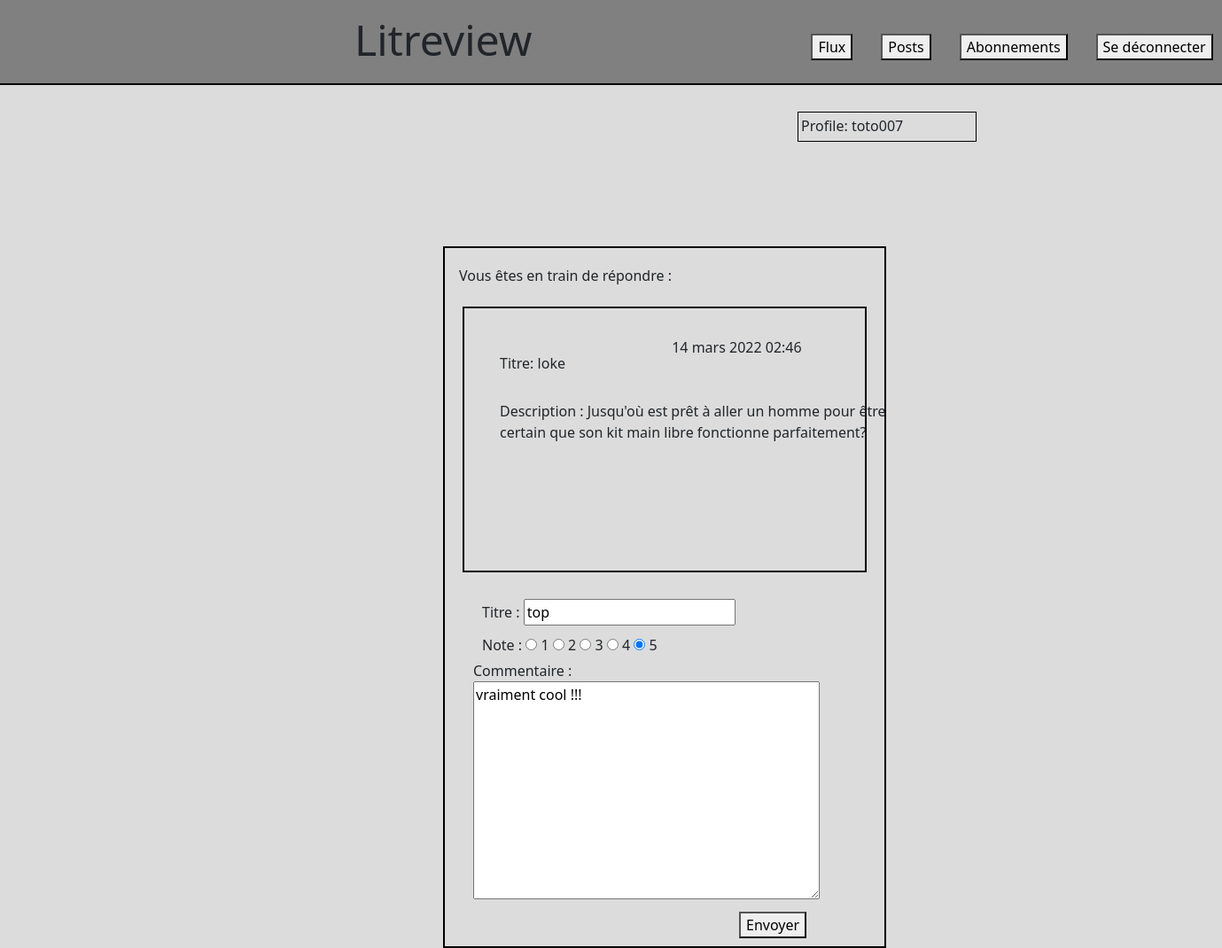
Page /flux/modifiedAnswerCritique/213/ (signed in) on the committed database.
### authentication/models.py (models this page shows)
class User(AbstractUser):
    pass

### litreview/models.py (models this page shows, shortened)
class Ticket(models.Model):
    title = models.CharField(max_length=128)
    description = models.TextField(max_length=128)
    user = models.ForeignKey(settings.AUTH_USER_MODEL, on_delete=models.CASCADE)
    time_created = models.DateTimeField(auto_now_add=True)
    answer_review = models.BooleanField(default=False)

class Review(models.Model):
    ticket = models.ForeignKey(Ticket, on_delete=models.CASCADE)
    rating = models.PositiveSmallIntegerField(validators=[MinValueValidator(0), MaxValueValidator(5)])
    user = models.ForeignKey(settings.AUTH_USER_MODEL, on_delete=models.CASCADE)
    headline = models.CharField(max_length=128)
    body = models.TextField(max_length=8192, blank=True)
    time_created = models.DateTimeField(auto_now_add=True)
    answer_review = models.BooleanField(default=False)

### litreview/views.py (the view)
# urls.py: path('modifiedAnswerCritique/<int:pk>/', CritiqueAnswerModified.as_view(), name='litreview-modifiedanswercritique'),
class CritiqueAnswerModified(LoginRequiredMixin, UpdateView):
    template_name = 'litreview/critiqueanswermodified.html'
    form_class = CreateCritique
    model = Review
    success_url = reverse_lazy('litreview-posts')
    def get_context_data(self, **kwargs):
        context = super(CritiqueAnswerModified, self).get_context_data(**kwargs)
        context['ticket'] = self.object.ticket
        return context
    def get_object(self, queryset=None):
        pk = self.kwargs.get('pk')
        return Review.objects.get(pk=pk)

### litreview/forms.py
class CreateCritique(ModelForm):
    class Meta:
        model = Review
        exclude = ['ticket', 'user', 'answer_review']
        CHOICES = [('1', '1'), ('2', '2'), ('3', '3'), ('4', '4'), ('5', '5')]
        widgets = {
            'rating': forms.RadioSelect(choices=CHOICES)
        }

### litreview/templates/litreview/critiqueanswermodified.html (shortened to what this page needs)
{% extends "litreview/base.html" %}
{% block content %}
    <div class="modifier-critique-answer">
        <h1 id="answer-critique-title">Vous êtes en train de répondre : </h1>
        <div class="review-ticket-answer">
            <div class ="tilte-ticket-answer">
                <label for = "{{ ticket.title.id_for_label }}"> Titre: </label>
                {{ticket.title}}
            </div>
            <div class="description-ticket-answer">
                <label for = "{{ ticket.description.id_for_label }}"> Description : </label>
                {{ticket.description}}
            </div>
            <div class="post-time-answer">
                {{ticket.time_created}}
            </div>
        </div>
        <div class="modifier-critique">
            <form method="post">
                <div class ="answer-critique-titre">
                <label  for ="{{ critique_form.headline.id_for_label }}" >Titre : </label>
                {{ form.headline }}
                </div>
                <div class="rating-form-answer">
                <label for ="{{ critique_form.rating.id_for_label }}" >Note : </label>
                {% for rating in form.rating %}
                    <span class="note-critique">
                    {{ rating }}
                    </span>
                {% endfor %}
                </div>
                <div class ="commentaire-critique">
                <label for = "{{ critique_form.body.id_for_label }}" >Commentaire : </label>
                {{ form.body }}
                </div>
                <div class="btn-critique">
                <button class ="button-critique-answer" type="submit" >Envoyer</button>
                </div>
            </form>
        </div>
    </div>
{% endblock %}

### litreview/templates/litreview/base.html (shortened to what this page needs)
{% load static %}
<!DOCTYPE html>
<html lang="en">
<head>
    <link rel="stylesheet" type="text/css" href="{% static 'authentication/style.css' %}">
    <link href="https://cdn.jsdelivr.net/npm/bootstrap@5.1.3/dist/css/bootstrap.min.css" rel="stylesheet">
</head>
<body>
    {% if user.is_authenticated %}
        {% block nav %}
            {% include 'litreview/listnav.html' %}
        {% endblock %}
    {% else %}
        <header>
            <h1 id="name-site">Litreview</h1>
        </header>
    {% endif %}
    <div class = "content">
        {% block content %}
        <div class="profile">
            <p>Profile: {{user.username}}</p>
        </div>
        {% endblock %}
    </div>
</body>
</html>

### authentication/static/authentication/style.css (style rules this page uses)
body { background-color: gainsboro !important;; }
.modifier-critique-answer { width: 500px; border:2px solid black; position: relative; left: 500px; top: 100px; margin-block:3em; }
#answer-critique-title { font-size: 1em; padding-top:1.4em; padding-bottom:1em; padding-left:1em; }
.modifier-critique { margin-left: 2em; margin-right: 0.5em; margin-top: 30px; margin-bottom:2em; }
.btn-critique { left:300px; top:23px; position:relative }
.answer-critique-titre { left:10px; position:relative }
.commentaire-critique { top:15px; position:relative }
.rating-form-answer { left:10px; top:10px; position:relative }
.profile { left: 900px; top: 30px; width:202px; height:34px; position: relative; border:1px solid black; padding-top:3px; padding-left:3px; }
.review-ticket-answer { border:2px solid black; margin-left:20px; margin-right:20px; height: 300px; }
.post-time-answer { position: relative; top:-40px; left:230px; }
.tilte-ticket-answer { position: relative; top:50px; left:40px; }
.description-ticket-answer { position: relative; top:80px; left:40px; }

### rows in the picture
User: username "toto007"
Ticket: title "loke", description "Jusqu'où est prêt à aller un homme pour être certain que son kit main libre fonctionne parfaitement?", time_created "14 mars 2022 02:46"
Review: headline "top", body "vraiment cool !!!"
